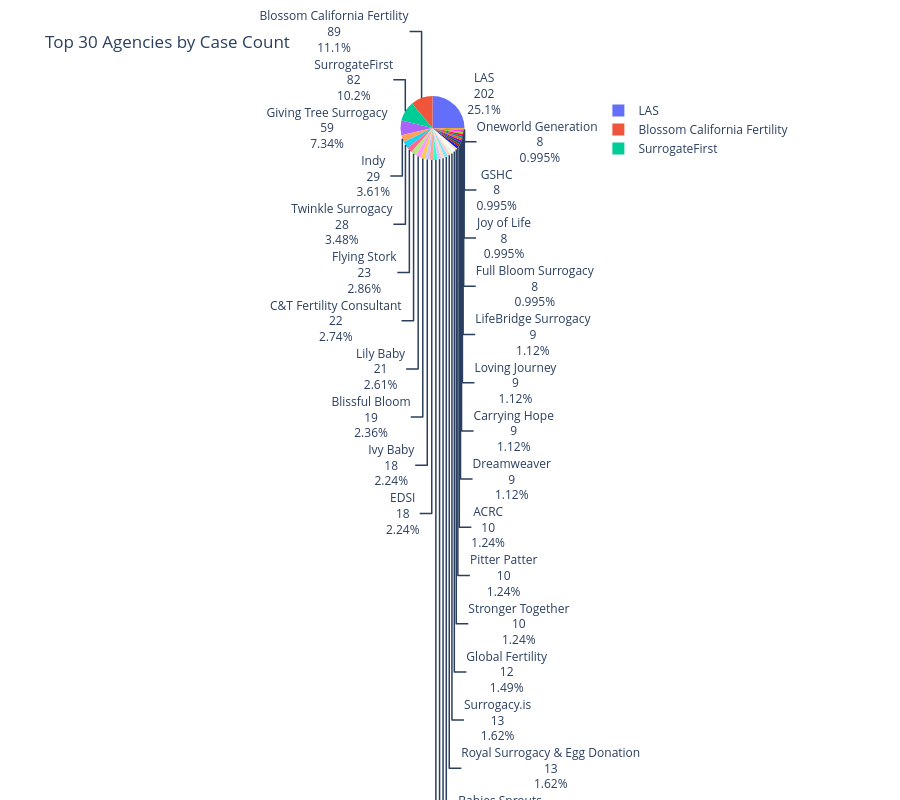

Notebook code cell kept with this figure:
### Code cell
# ── 2. Top 30 agencies — pie chart ────────────────────────────────────────────
_a = (df.groupby(['agency', 'status']).size().unstack(fill_value=0)
        .reindex(columns=['drafting', 'review'], fill_value=0))
_a['total'] = _a.sum(axis=1)
_a = _a.sort_values('total', ascending=False).head(30)

fig2 = go.Figure(go.Pie(
    labels=_a.index,
    values=_a['total'],
    textinfo='label+percent+value',
    hovertemplate='%{label}<br>Cases: %{value}<br>%{percent}<extra></extra>',
))
fig2.update_layout(
    title='Top 30 Agencies by Case Count',
    template='plotly_white',
    height=800,
)
fig2.show()

### Figure 1 — Plotly figure (JSON) as saved in the notebook; plotly's stock layout.template omitted (floating-point values rounded to 4 significant figures)
{"data": [{"hovertemplate": "%{label}<br>Cases: %{value}<br>%{percent}<extra></extra>", "labels": ["LAS", "Blossom California Fertility", "SurrogateFirst", "Giving Tree Surrogacy", "Indy", "Twinkle Surrogacy", "Flying Stork", "C&T Fertility Consultant", "Lily Baby", "Blissful Bloom", "Ivy Baby", "EDSI", "Kindred Surrogacy", "SAI", "Physician's Surrogacy", "Babies Sprouts", "Royal Surrogacy & Egg Donation", "Surrogacy.is", "Global Fertility", "Stronger Together", "Pitter Patter", "ACRC", "Dreamweaver", "Carrying Hope", "Loving Journey", "LifeBridge Surrogacy", "Full Bloom Surrogacy", "Joy of Life", "GSHC", "Oneworld Generations"], "textinfo": "label+percent+value", "type": "pie", "values": [202, 89, 82, 59, 29, 28, 23, 22, 21, 19, 18, 18, 15, 15, 14, 14, 13, 13, 12, 10, 10, 10, 9, 9, 9, 9, 8, 8, 8, 8]}], "layout": {"height": 800, "title": {"text": "Top 30 Agencies by Case Count"}}}
